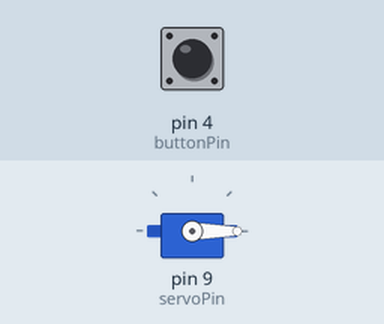
Simulated run of this sketch. Board: Arduino Uno, built with avr-gcc and run on an emulated ATmega328P. Shown: servo. Inputs (shaded band) come from the test bench; at power-on: pin 4 (buttonPin) HIGH.

Above: at 1.2 s.
1.3 s: pin 4 (buttonPin) pulled LOW for 0.15 s
At 1.8 s:
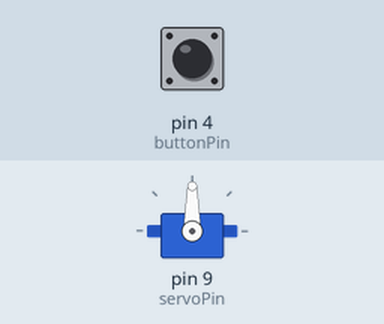
Timing chart, 0 to 7.9 s (numbered marks = the images above; inputs shaded):
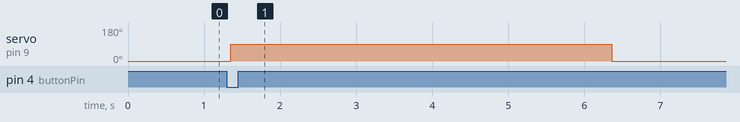

Measured:
- after the input at 1.3 s, servo on pin 9 (servoPin): 0° → 90° after 0.05 s, → 0° 5.0 s later

The sketch:

automaticDoor.ino
```cpp
/*
 * automaticDoor.ino
 * https://www.tinkercad.com/things/cJi2remP4yp
 *
 * Not really automatic, in this case. More pushbutton.
 * A practical application of non-blocking code.
 *
 * When sombody presses the button, hold the door open for 5 seconds.
 * If somebody else presses the button while the door is open,
 * extend the open time, so it doesn't close in their face as they walk through.
 */

#include <Servo.h>

int buttonPin = 4;
int servoPin = 9;

int lastButtonState = HIGH;

long interval = 5000;
unsigned long triggerTime = 0;
int doorState = 0; // 0 = closed; 90 = open

Servo doorServo;

void setup()
{
  pinMode(buttonPin, INPUT_PULLUP);
  doorServo.attach(servoPin);

  doorServo.write(doorState);
}

void loop()
{
  // Has somebody pressed the button?
  int buttonState = digitalRead(buttonPin);

  if (buttonState == LOW && lastButtonState == HIGH) {
    delay (30); // debounce
    triggerTime = millis();
    if (doorState == 0) {
      doorState = 90;
      doorServo.write(doorState);
    }
  }
  lastButtonState = buttonState;

  //Has the door been open for 5 seconds?

  unsigned long now = millis();
  int elapsed = now - triggerTime;
  if (elapsed >= interval && doorState == 90) {
    doorState = 0;
    doorServo.write(doorState);
  }

  delay(30);
}
```
